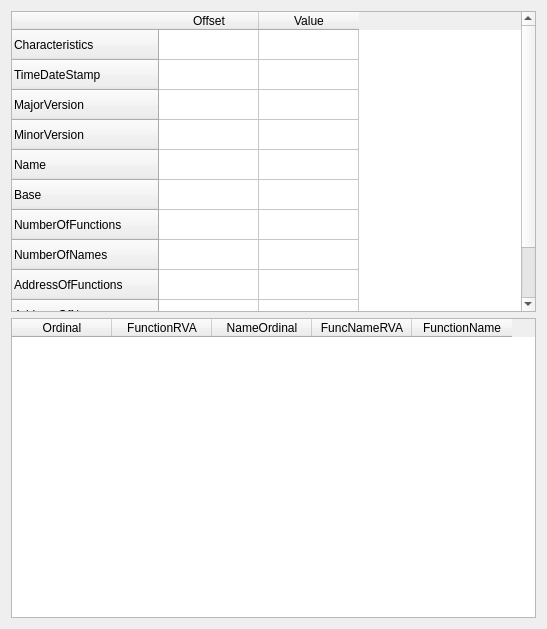
<?xml version="1.0" encoding="UTF-8"?>
<ui version="4.0">
 <class>FormExportTable</class>
 <widget class="QWidget" name="FormExportTable">
  <property name="geometry">
   <rect>
    <x>0</x>
    <y>0</y>
    <width>547</width>
    <height>629</height>
   </rect>
  </property>
  <property name="windowTitle">
   <string>Form</string>
  </property>
  <layout class="QGridLayout" name="gridLayout">
   <item row="0" column="0">
    <widget class="QTableWidget" name="tableWidget">
     <row>
      <property name="text">
       <string>Characteristics</string>
      </property>
     </row>
     <row>
      <property name="text">
       <string>TimeDateStamp</string>
      </property>
     </row>
     <row>
      <property name="text">
       <string>MajorVersion</string>
      </property>
     </row>
     <row>
      <property name="text">
       <string>MinorVersion</string>
      </property>
     </row>
     <row>
      <property name="text">
       <string>Name</string>
      </property>
     </row>
     <row>
      <property name="text">
       <string>Base</string>
      </property>
     </row>
     <row>
      <property name="text">
       <string>NumberOfFunctions</string>
      </property>
     </row>
     <row>
      <property name="text">
       <string>NumberOfNames</string>
      </property>
     </row>
     <row>
      <property name="text">
       <string>AddressOfFunctions</string>
      </property>
     </row>
     <row>
      <property name="text">
       <string>AddressOfNames</string>
      </property>
     </row>
     <row>
      <property name="text">
       <string>AddressOfNameOrdinals</string>
      </property>
     </row>
     <column>
      <property name="text">
       <string>Offset</string>
      </property>
     </column>
     <column>
      <property name="text">
       <string>Value</string>
      </property>
     </column>
    </widget>
   </item>
   <item row="1" column="0">
    <widget class="QTableWidget" name="tableWidget_2">
     <column>
      <property name="text">
       <string>Ordinal</string>
      </property>
     </column>
     <column>
      <property name="text">
       <string>FunctionRVA</string>
      </property>
     </column>
     <column>
      <property name="text">
       <string>NameOrdinal</string>
      </property>
     </column>
     <column>
      <property name="text">
       <string>FuncNameRVA</string>
      </property>
     </column>
     <column>
      <property name="text">
       <string>FunctionName</string>
      </property>
     </column>
    </widget>
   </item>
  </layout>
 </widget>
 <resources/>
 <connections/>
</ui>
